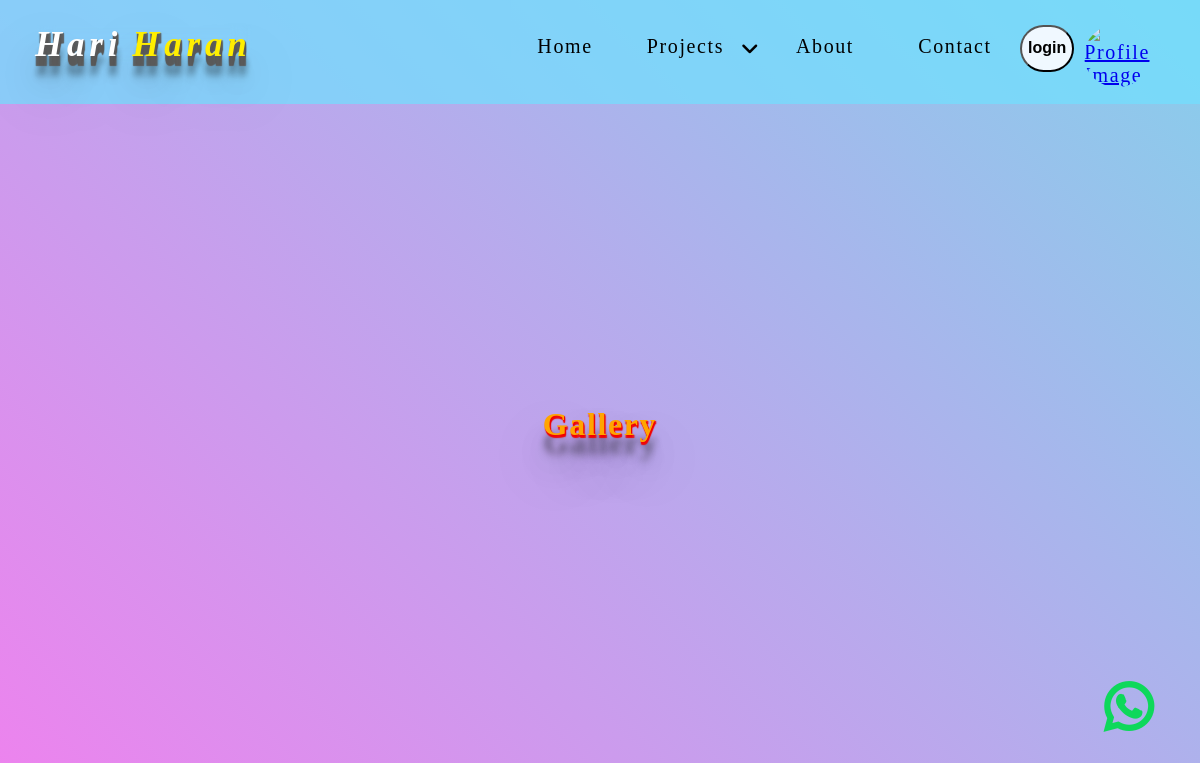
The app's page /gallery/flowers, older data.
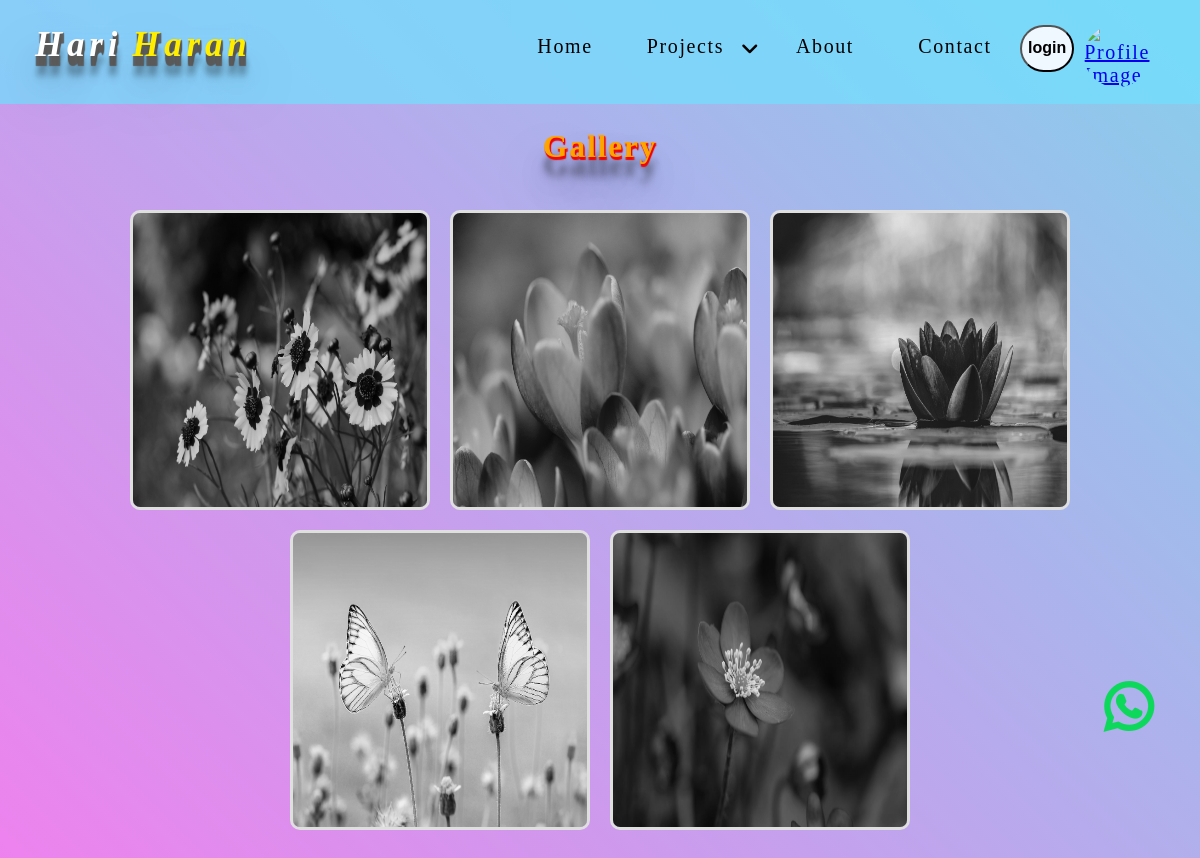
The same page, newer data.
### portfolio_app/models.py (models this page shows, shortened)
class Category(models.Model):
    gallery_category = models.ForeignKey(GalleryCategory, on_delete=models.CASCADE)
    name = models.CharField(max_length=100)
    image = models.ImageField(upload_to='Galary/', blank=True, null=True)

### portfolio_app/views.py (the view)
# urls.py: path('gallery/<str:name>', views.Galaryview, name = 'galary'),
def Galaryview(request, name):
    images = Category.objects.filter(gallery_category__name=name)
    context = {
        'images': images,
    }
    return render(request, 'viewImage.html', context)

### portfolio_app/custom_context.py (called while the page is built)
def custom_context(request):
    user = get_user(request)
    if user.is_authenticated:
        try:
            profile = UserProfile.objects.get(pro=user)
            image_url = profile.profile.url
        except UserProfile.DoesNotExist:
            image_url = None
    else:
        image_url = None
    return {'image_url': image_url}

### template/viewImage.html (shortened to what this page needs)
<!DOCTYPE html>
<html lang="en">
<head>
    <link rel="stylesheet" href="../static/css/galary.css">
</head>
<body>
    {% include 'nav.html' %}
    <div class="main_Container">
        <div class="Sub_container">
            <br>
            <div class="heading">
                <h1>Gallery</h1>
            </div>
            <div class="galary">
                {% for x in images %}
                    <img class="images" title="{{x.name}}" src="{{x.image.url}}" alt="{{x.name}}">
                {% endfor %}
            </div>
        </div>
    </div>
</body>
</html>

Row changes from the older to the newer data that the page shows:
added Category: image (picture)
added Category: image (picture)
added Category: image (picture)
added Category: image (picture)
added Category: image (picture)
